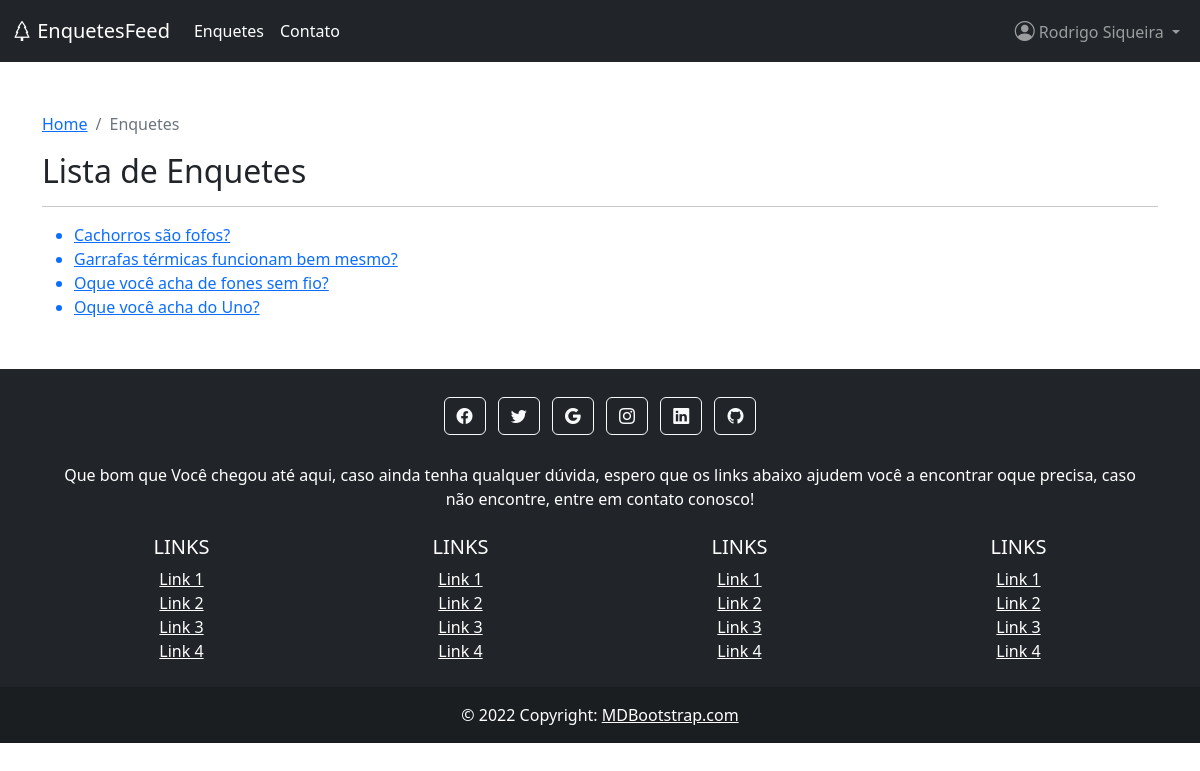
Screenshot of /enquetes/ (signed in) with the database file from the repository.
### enquetes/models.py (models this page shows, shortened)
class Enquete(BaseModel):
    texto = models.CharField(max_length=255, verbose_name="Texto da enquete")
    descricao = models.CharField(max_length=500, verbose_name="Descrição", null=True)
    data_pub = models.DateTimeField(verbose_name="Data de publicação", null=True)
    imagem = models.ImageField(upload_to="imagens_enquetes/", null=True, blank=True)

### enquetes/views.py (the view)
# urls.py: path("", views.lista_enquetes, name="lista"),
@login_required()
def lista_enquetes(request: HttpRequest) -> HttpResponse:
    enquetes = Enquete.objects.all().order_by("texto")
    return render(request, "enquetes/lista.html", {"enquetes": enquetes})

### common/context_processors/fullname_processor.py (called while the page is built)
def fullname_processor(request):
    context = {}
    if request.user and request.user.is_authenticated:
        context["fullname"] = f"{request.user.first_name} {request.user.last_name}"
    return context

### templates/enquetes/lista.html (shortened to what this page needs)
{% extends "base.html" %}
{% block conteudo %}
    <nav aria-label="breadcrumb">
        <ol class="breadcrumb">
        <li class="breadcrumb-item"><a href="{% url 'home:home' %}">Home</a></li>
        <li class="breadcrumb-item active" aria-current="page">Enquetes</li>
        </ol>
    </nav>
    <h2>Lista de Enquetes</h2>
    <hr/>
    <ul>
        {% for enquete in enquetes %}
            <a href="{% url 'enquetes:detalhe' enquete.id %}"><li> {{ enquete.texto }} </li></a>
        {% endfor %}
    </ul>
{% endblock %}

### rows the page displays
Enquete: texto "Cachorros são fofos?"
Enquete: texto "Garrafas térmicas funcionam bem mesmo?"
Enquete: texto "Oque você acha de fones sem fio?"
Enquete: texto "Oque você acha do Uno?"

### other values shown
{{ fullname }} "Rodrigo Siqueira"
